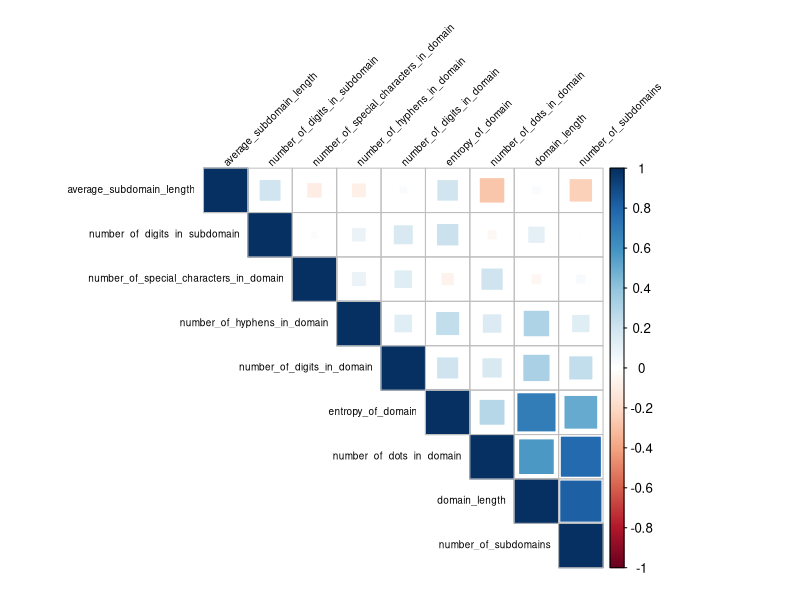
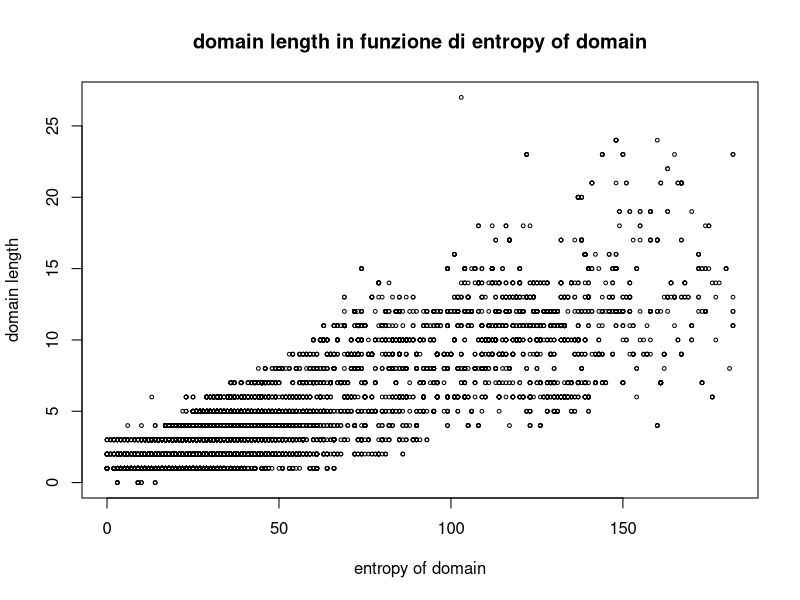
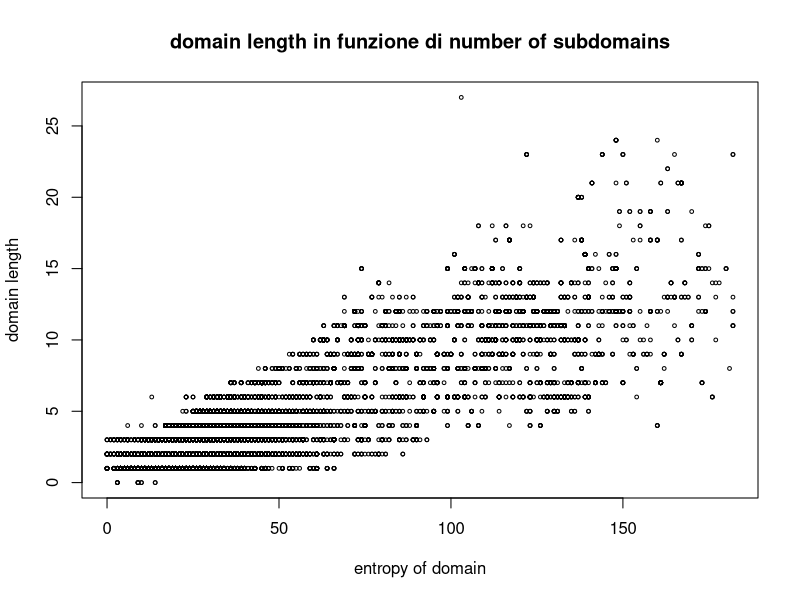
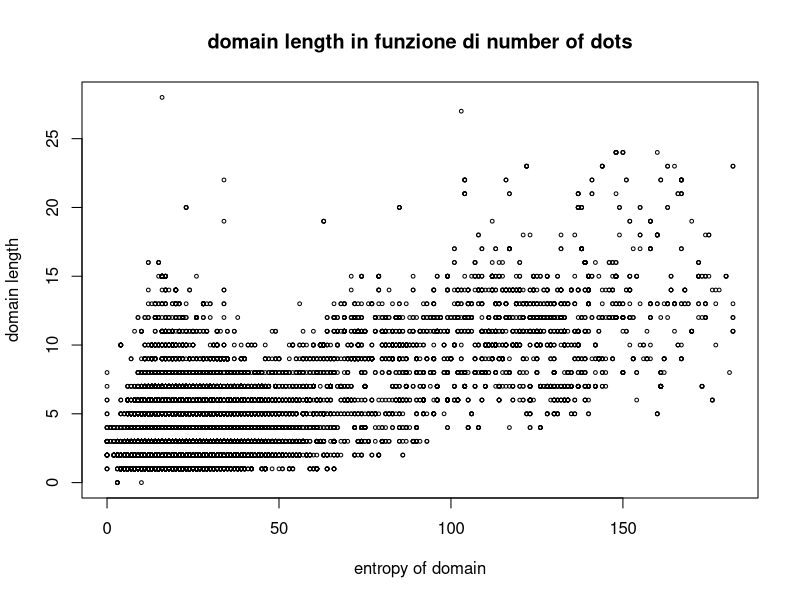
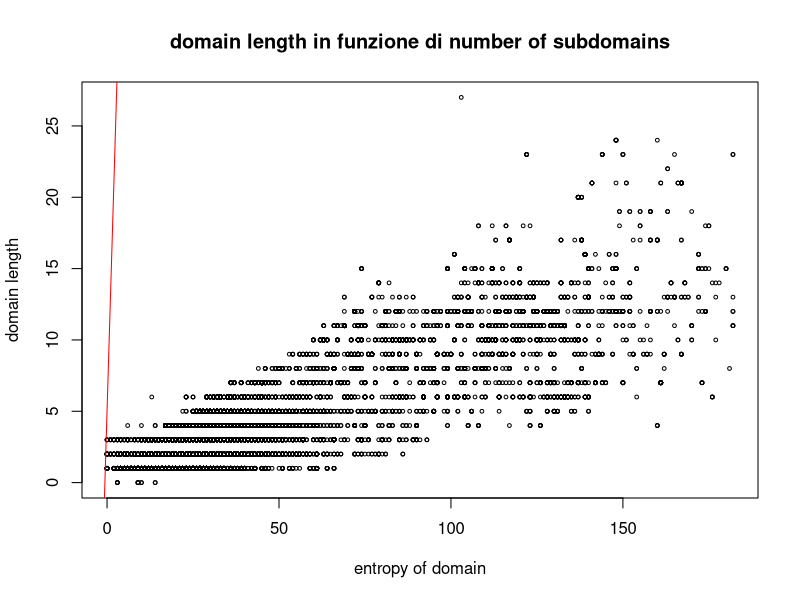

The R source for these figures, in order:
# Librerie----
library(corrplot)
library(data.table)

# Caricamento dataset ----
dataset <- read.csv("Dataset_Clean_Phishing_Domain.csv", header=TRUE, sep=",")

dataset$Type <- NULL
dataset$having_repeated_digits_in_domain <- NULL

correlations <- cor(dataset)

corrplot(
  correlations,
  method = "square",  # Usa colori per rappresentare le correlazioni
  type = "upper",     # Mostra solo la parte superiore della matrice
  order = "hclust",   # Ordina le variabili in base alla correlazione
  tl.col = "black",   # Colore delle etichette delle variabili
  tl.cex = 0.6,       # Dimensione del testo delle etichette
  tl.srt = 45,        # Rotazione delle etichette
  cl.cex = 0.8        # Dimensione del testo della legenda
)

cor(dataset$domain_length, dataset$entropy_of_domain)
plot(dataset$domain_length, dataset$number_of_subdomains, 
     xlab = "entropy of domain", ylab = "domain length",
     main = "domain length in funzione di entropy of domain",
     cex = 0.5)

cor(dataset$domain_length, dataset$number_of_subdomains)
plot(dataset$domain_length, dataset$number_of_subdomains, 
     xlab = "entropy of domain", ylab = "domain length",
     main = "domain length in funzione di number of subdomains",
     cex = 0.5)

cor(dataset$domain_length, dataset$number_of_dots_in_domain)
plot(dataset$domain_length, dataset$number_of_dots_in_domain, 
     xlab = "entropy of domain", ylab = "domain length",
     main = "domain length in funzione di number of dots",
     cex = 0.5)


modello <- lm(domain_length ~ number_of_subdomains, data = dataset)
modello

plot(dataset$domain_length, dataset$number_of_subdomains, 
     xlab = "entropy of domain", ylab = "domain length",
     main = "domain length in funzione di number of subdomains",
     cex = 0.5)
abline(modello, col = "red")
